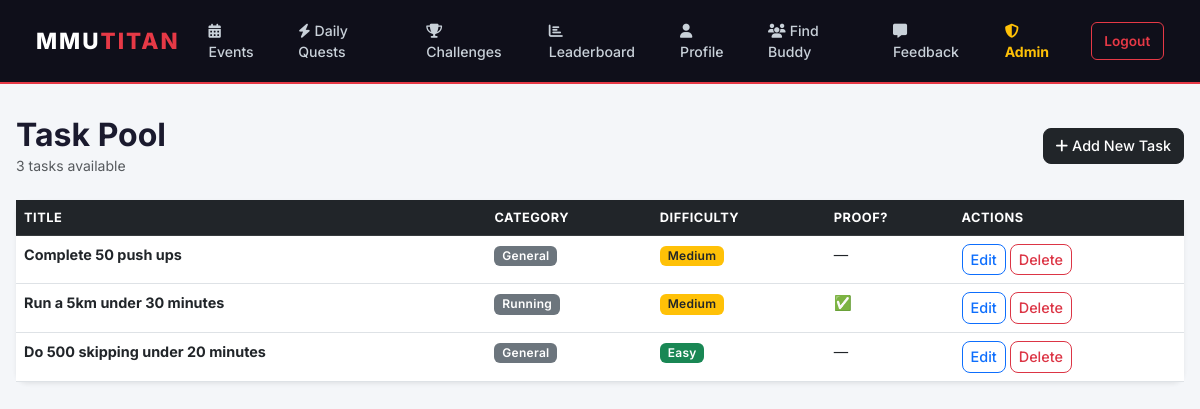
Screenshot of /admin/tasks (signed in) with the database file from the repository.
### mmutitan/models.py (models this page shows)
class Task(db.Model):
    id = db.Column(db.Integer, primary_key=True)
    title = db.Column(db.String(100), nullable=False)
    description = db.Column(db.Text, nullable=False)
    sport_category = db.Column(db.String(50), nullable=False)
    difficulty = db.Column(db.String(20), nullable=False)
    proof_required = db.Column(db.Boolean, default=False)
    usertasks = db.relationship('UserTask', backref='task_ref', lazy=True, cascade="all, delete-orphan")

### mmutitan/app.py (the view)
    @app.route('/admin/tasks')
    @login_required
    def admin_tasks():
        if not current_user.is_admin:
            flash('Access Denied.', 'danger')
            return redirect(url_for('home'))
        tasks = Task.query.all()
        return render_template('admin_tasks.html', tasks=tasks)

### mmutitan/models.py (called while the page is built)
@login_manager.user_loader
def load_user(user_id):
    return User.query.get(int(user_id))

### mmutitan/templates/admin_tasks.html
{% extends "base.html" %}
{% block content %}
<div class="d-flex justify-content-between align-items-center mb-4">
    <div>
        <h2 class="fw-bold mb-0">Task Pool</h2>
        <p class="text-muted small mb-0">{{ tasks|length }} tasks available</p>
    </div>
    <a href="{{ url_for('add_task') }}" class="btn btn-dark">
        <i class="fa fa-plus me-1"></i>Add New Task
    </a>
</div>
<div class="card shadow-sm">
    <div class="card-body p-0">
        <div class="table-responsive">
            <table class="table table-hover mb-0">
                <thead class="table-dark">
                    <tr>
                        <th>Title</th>
                        <th>Category</th>
                        <th>Difficulty</th>
                        <th>Proof?</th>
                        <th>Actions</th>
                    </tr>
                </thead>
                <tbody>
                    {% for task in tasks %}
                    <tr>
                        <td><strong>{{ task.title }}</strong></td>
                        <td><span class="badge bg-secondary">{{ task.sport_category }}</span></td>
                        <td>
                            {% if task.difficulty == 'Easy' %}
                            <span class="badge bg-success">Easy</span>
                            {% elif task.difficulty == 'Medium' %}
                            <span class="badge bg-warning text-dark">Medium</span>
                            {% else %}
                            <span class="badge bg-danger">Hard</span>
                            {% endif %}
                        </td>
                        <td>{{ '✅' if task.proof_required else '—' }}</td>
                        <td>
                            <a href="{{ url_for('edit_task', task_id=task.id) }}"
                               class="btn btn-sm btn-outline-primary">Edit</a>
                            <form action="{{ url_for('delete_task', task_id=task.id) }}"
                                  method="POST" class="d-inline">
                                <button type="submit" class="btn btn-sm btn-outline-danger"
                                        onclick="return confirm('Delete this task?');">Delete</button>
                            </form>
                        </td>
                    </tr>
                    {% else %}
                    <tr>
                        <td colspan="5" class="text-center py-4 text-muted">No tasks yet.</td>
                    </tr>
                    {% endfor %}
                </tbody>
            </table>
        </div>
    </div>
</div>
{% endblock %}

### mmutitan/templates/base.html (style rules this page uses)
body { font-family: 'Inter', sans-serif; background-color: #f4f6f9; color: #1a1a2e; }
.card { border: none; border-radius: 12px; box-shadow: 0 2px 12px rgba(0,0,0,0.07); }
.btn { border-radius: 8px; font-weight: 500; font-size: 0.9rem; }
.badge { font-weight: 600; letter-spacing: 0.3px; border-radius: 6px; font-size: 0.75rem; }
.table { font-size: 0.9rem; }
.table thead th { font-weight: 700; font-size: 0.8rem; letter-spacing: 0.5px; text-transform: uppercase; }

### rows the page displays
Task: title "Complete 50 push ups", sport_category "General", difficulty "Medium", proof_required "—"
Task: title "Run a 5km under 30 minutes", sport_category "Running", difficulty "Medium", proof_required "✅"
Task: title "Do 500 skipping under 20 minutes", sport_category "General", difficulty "Easy", proof_required "—"

### other values shown
{{ tasks|length }} "3"
